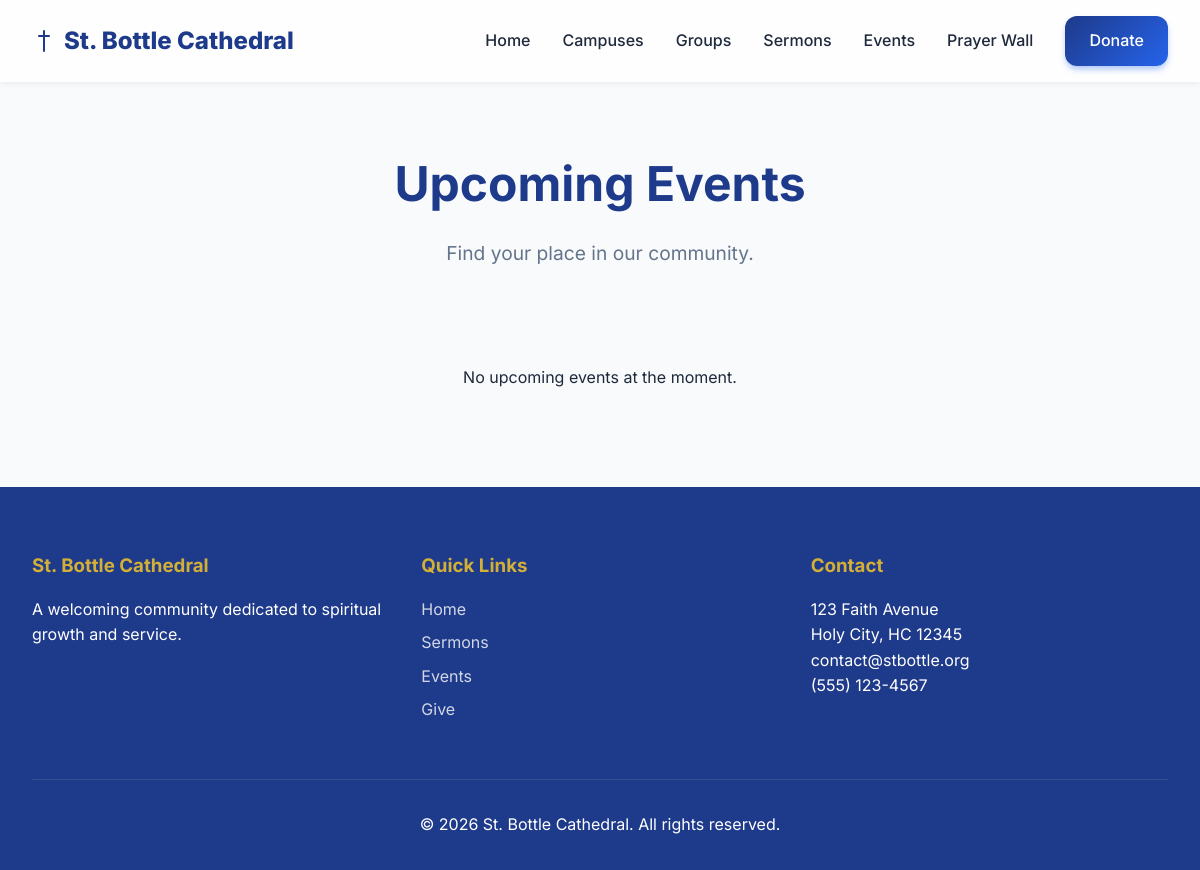
/events/, run on an earlier commit of the app's database.
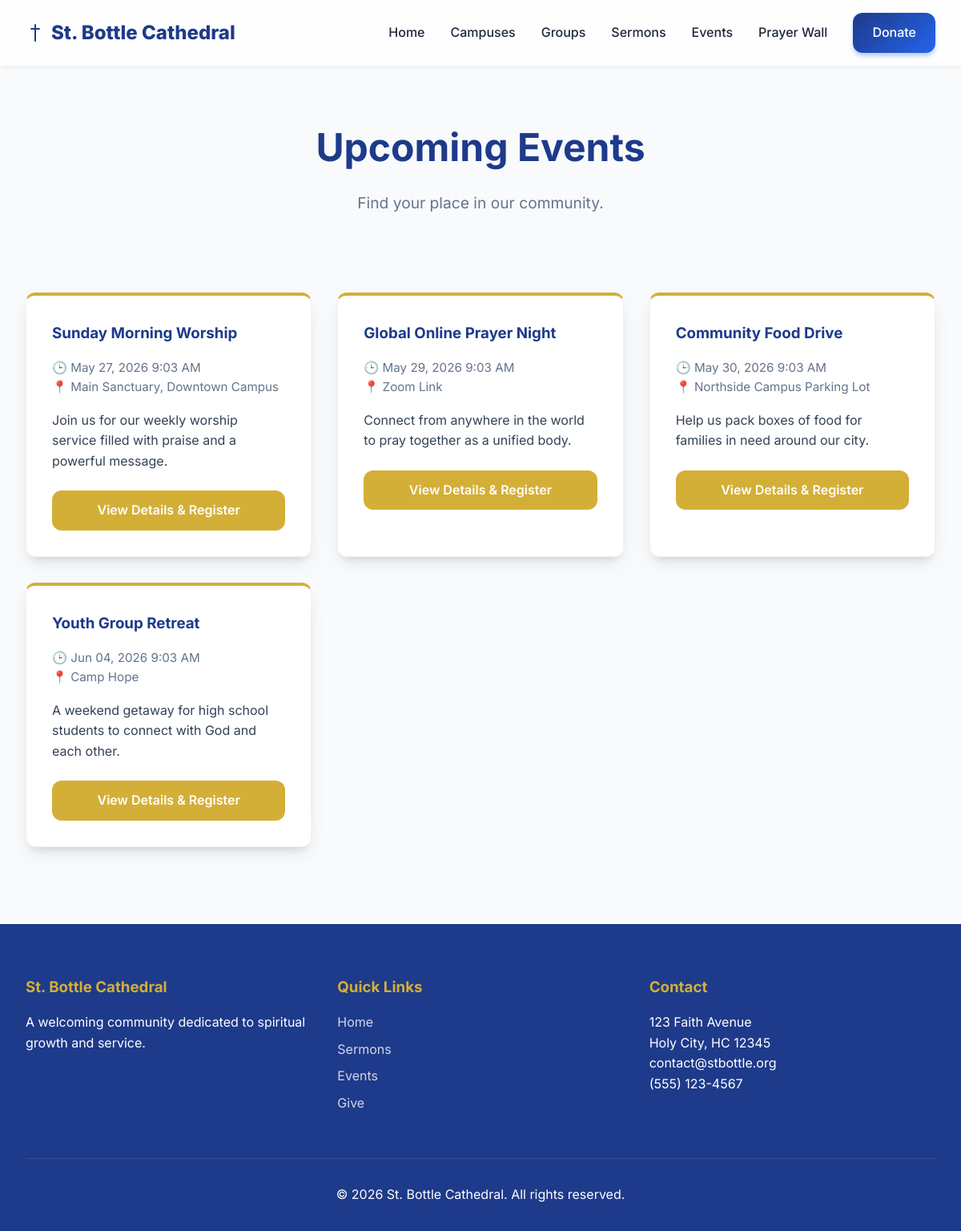
And on a later commit of the database.
### events/models.py (models this page shows, shortened)
class Event(models.Model):
    campus = models.ForeignKey('campuses.Campus', on_delete=models.CASCADE, null=True, blank=True, related_name='events')
    title = models.CharField(max_length=200)
    description = models.TextField()
    start_time = models.DateTimeField()
    end_time = models.DateTimeField()
    location = models.CharField(max_length=255)
    image = models.ImageField(upload_to='events/', blank=True, null=True)
    created_at = models.DateTimeField(auto_now_add=True)
    class Meta:
        ordering = ['start_time']

### events/views.py (the view)
# urls.py: path('', views.event_list, name='event_list'),
def event_list(request):
    events = Event.objects.all()
    return render(request, 'events/event_list.html', {'events': events})

### templates/events/event_list.html (shortened to what this page needs)
{% extends 'base.html' %}
{% block content %}
<div class="container">
    <div style="text-align: center; margin-bottom: 4rem;">
        <h1 style="font-size: 3rem;">Upcoming Events</h1>
        <p style="font-size: 1.2rem; color: var(--text-muted);">Find your place in our community.</p>
    </div>
    <div class="card-grid">
        {% for event in events %}
        <div class="card" style="border-top: 4px solid var(--secondary);">
            <h3>{{ event.title }}</h3>
            <div style="color: var(--text-muted); font-size: 0.95rem; margin-bottom: 1rem;">
                <p>🕒 {{ event.start_time|date:"M d, Y g:i A" }}</p>
                <p>📍 {{ event.location }}</p>
            </div>
            <p style="margin-bottom: 1.5rem; color: #334155;">{{ event.description|truncatewords:20 }}</p>
            <a href="{% url 'events:event_detail' event.id %}" class="btn btn-secondary" style="width: 100%; text-align: center;">View Details & Register</a>
        </div>
        {% empty %}
        <p style="grid-column: 1/-1; text-align: center;">No upcoming events at the moment.</p>
        {% endfor %}
    </div>
</div>
{% endblock %}

What changed in the data, as far as the page shows it:
added Event: title "Sunday Morning Worship", start_time "May 27, 2026 9:03 AM", location "Main Sanctuary, Downtown Campus", description "Join us for our weekly worship service filled with praise and a powerful message."
added Event: title "Global Online Prayer Night", start_time "May 29, 2026 9:03 AM", location "Zoom Link", description "Connect from anywhere in the world to pray together as a unified body."
added Event: title "Community Food Drive", start_time "May 30, 2026 9:03 AM", location "Northside Campus Parking Lot", description "Help us pack boxes of food for families in need around our city."
added Event: title "Youth Group Retreat", start_time "Jun 04, 2026 9:03 AM", location "Camp Hope", description "A weekend getaway for high school students to connect with God and each other."
Also different on the page:
text no longer shown: "No upcoming events at the moment."
